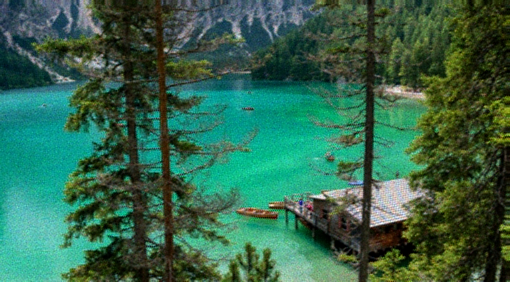
#> input picture random-forest-model/ISR_data/SuperResolution/LR/0807x4m.png, 510 x 282 px, found by its file name; its folder holds only this picture in this run
$ jupyter execute --allow-errors EDA.ipynb   (shell and % lines are left out)
#> lines starting #> are read from the running program, lines starting #| are printed output that depends on the picture
#> in enhance_and_compare_images, lr_image is the input picture: shape (282, 510, 3); mean B, G, R 76.7, 101.2, 52.4
1. Count the Number of Images in Low Resolution (LR) and High Resolution (HR) Folders

[cell 1]
import os

# Paths for LR and HR images
lr_path = "/content/SuperResolution/LR"
hr_path = "/content/SuperResolution/HR"

# Get the list of files in each directory
lr_images = os.listdir(lr_path)
#> (the rest of this cell did not finish here and is left out)

2. Perform Convolution on LR and HR Images
Description:

We will apply convolution on a sample image from both LR and HR datasets using a simple kernel for edge detection.

[cell 2]
# Import necessary libraries
import cv2
import os
import numpy as np
import matplotlib.pyplot as plt

# Directories for High-Resolution (HR)
hr_directory = "/content/SuperResolution/HR"

# Define different kernels for convolution operations
kernels = {
    "blur": np.ones((5, 5), np.float32) / 25,  # 5x5 average kernel
    "bottom_sobel": np.array([[1, 2, 1], [0, 0, 0], [-1, -2, -1]]),
    "emboss": np.array([[-2, -1, 0], [-1, 1, 1], [0, 1, 2]]),
    "identity": np.array([[0, 0, 0], [0, 1, 0], [0, 0, 0]]),
    "left_sobel": np.array([[1, 0, -1], [2, 0, -2], [1, 0, -1]]),
    "outline": np.array([[-1, -1, -1], [-1, 8, -1], [-1, -1, -1]]),
    "right_sobel": np.array([[-1, 0, 1], [-2, 0, 2], [-1, 0, 1]]),
    "sharpen": np.array([[0, -1, 0], [-1, 5, -1], [0, -1, 0]]),
    "top_sobel": np.array([[-1, -2, -1], [0, 0, 0], [1, 2, 1]]),
}


# Function to apply a filter to the image
def apply_filter(image, kernel):
    """Apply a convolutional filter to the image."""
    return cv2.filter2D(image, -1, kernel)


# Function to process and display convolution results
# [20 lines left out: function process_and_display, not called in this run]


# Process all images in the HR directory
#> (the rest of this cell did not finish here and is left out)

1. Feature Extraction Techniques:
Let's break down the methods we'll use:

first - SIFT (Scale-Invariant Feature Transform): Detects key points and computes descriptors that are invariant to image scale and rotation, allowing for effective feature matching between HR and LR images.

Second - HOG (Histogram of Oriented Gradients): Captures edge and gradient structure, making it effective for object detection and texture analysis.

third - LBP (Local Binary Patterns): Describes the texture of images by encoding local pixel differences, useful for comparing texture between HR and LR images.

. Analysis of Feature Extraction Results:

first - SIFT (Scale-Invariant Feature Transform):
HR Images: We expect a higher number of keypoints and descriptors, capturing fine details such as textures and corners.
LR Images: Fewer keypoints and descriptors will be detected, and details may be lost due to lower resolution.

Second - HOG (Histogram of Oriented Gradients):
HR Images: The HOG representation will show strong edge detection with more refined gradients, especially around object boundaries.
LR Images: The edge detection will be less sharp, with fewer gradients due to pixelation and the loss of fine details.

Third - LBP (Local Binary Patterns):
HR Images: LBP should highlight textures, with high variation and clearer patterns across local regions.
LR Images: LBP may not capture as many detailed patterns, as the texture will appear more uniform and pixelated.

[cell 3]
import cv2
import os
import numpy as np
import matplotlib.pyplot as plt
from skimage.feature import hog, local_binary_pattern
from skimage import exposure
from skimage.color import rgb2gray2

# Directories for High-Resolution (HR) and Low-Resolution (LR) images
hr_directory = "/content/SuperResolution/HR"
lr_directory = "/content/SuperResolution/LR"

# Parameters for LBP
radius = 3  # LBP radius
n_points = 8 * radius  # Number of points considered in LBP


# Function to extract and visualize SIFT features
# [75 lines left out: functions extract_sift, extract_hog, extract_lbp, process_and_display_features, not called in this run]


# Process HR and LR images
#> (the rest of this cell did not finish here and is left out)

Results and Insights
Edge Detection: The analysis may reveal that HR images maintain clearer and more pronounced edges compared to LR images, illustrating the impact of resolution on edge fidelity.

Texture Features: The LBP and HOG results could show a loss of texture details in LR images, indicating how critical image resolution is for capturing fine-grained textures.

Keypoints: The number of detected keypoints may differ significantly between HR and LR images, which can affect tasks such as image matching and recognition. The insights gained from the SIFT comparison can help assess the robustness of feature extraction techniques in varying resolutions.

Conclusion
This analysis demonstrates the significant impact of image resolution on feature extraction methods. Understanding these differences is essential for developing effective super-resolution algorithms that aim to reconstruct high-quality images from their low-resolution counterparts. The results of this analysis can inform future research and applications in image processing and computer vision.

[cell 4]
import cv2
import os
import numpy as np
import matplotlib.pyplot as plt
from skimage.feature import local_binary_pattern, hog
from skimage.color import rgb2gray
from skimage import exposure

# SIFT requires opencv-contrib-python
sift = cv2.SIFT_create()

# Directories for High-Resolution (HR) and Low-Resolution (LR) images
hr_directory = "/content/SuperResolution/HR"
lr_directory = "/content/SuperResolution/LR"

# Define different kernels for convolution operations (used for edge detection)
kernels = {
    "bottom_sobel": np.array([[1, 2, 1], [0, 0, 0], [-1, -2, -1]]),
    "outline": np.array([[-1, -1, -1], [-1, 8, -1], [-1, -1, -1]]),
    "sharpen": np.array([[0, -1, 0], [-1, 5, -1], [0, -1, 0]]),
}


def apply_filter(image, kernel):
    """Apply a convolutional filter to the image (for edge detection)."""
    return cv2.filter2D(image, -1, kernel)


# [132 lines left out: functions process_edge_comparison, process_texture_comparison, process_keypoint_comparison, compare_hr_lr_features, not called in this run]


# Process HR and LR images in their respective directories
#> (the rest of this cell did not finish here and is left out)

Techniques Used
We will apply the following techniques to enhance the LR images:

Histogram Equalization:

This technique enhances the contrast of the image by redistributing the intensity values. It helps in making features in the image more visible.
Unsharp Masking:

Unsharp masking is an edge enhancement technique. It involves blurring the image slightly and then subtracting this blurred version from the original image, which emphasizes edges and fine details.
Bilateral Filtering:

Bilateral filtering is used to smooth the image while preserving edges. It reduces noise and maintains the edges, which is essential for maintaining the overall structure of the image.

[cell 5]
import cv2
import numpy as np
import matplotlib.pyplot as plt
import os

# Define the directory containing the low-resolution images
lr_directory = "/content/SuperResolution/LR"  # Change this path as necessary


def histogram_equalization(image):
    """Apply histogram equalization to the input image."""
    gray_image = cv2.cvtColor(image, cv2.COLOR_BGR2GRAY)
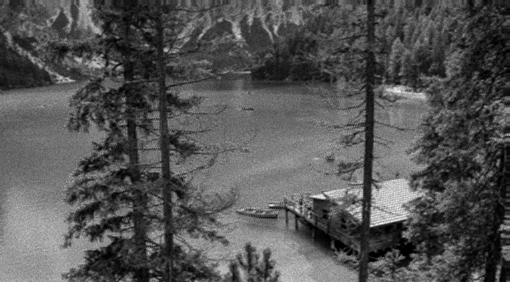
#> gray_image: shape (282, 510); min 0, max 245, mean 83.8
    equalized_image = cv2.equalizeHist(gray_image)
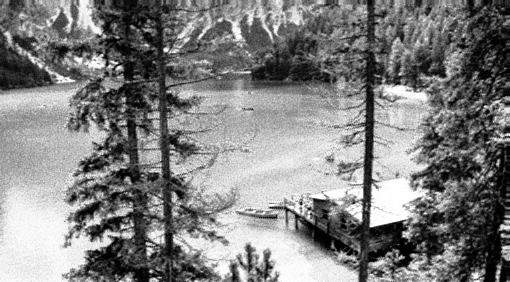
#> equalized_image: shape (282, 510); min 0, max 255, mean 128.1
    return equalized_image


def unsharp_mask(image, sigma=1.0, strength=1.5):
    """Apply unsharp masking to enhance edges."""
#> called with sigma = 1, strength = 1.5
    blurred = cv2.GaussianBlur(image, (5, 5), sigma)
    sharpened = cv2.addWeighted(image, 1 + strength, blurred, -strength, 0)
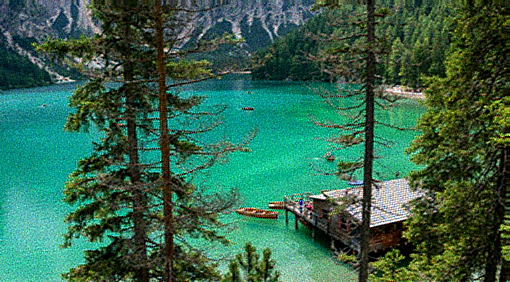
#> sharpened: shape (282, 510, 3); mean B, G, R 77.3, 101.3, 53
    return sharpened


def bilateral_filter(image, diameter=15, sigma_color=75, sigma_space=75):
    """Apply bilateral filtering to enhance the image while preserving edges."""
#> called with diameter = 15, sigma_color = 75, sigma_space = 75
    filtered_image = cv2.bilateralFilter(image, diameter, sigma_color, sigma_space)
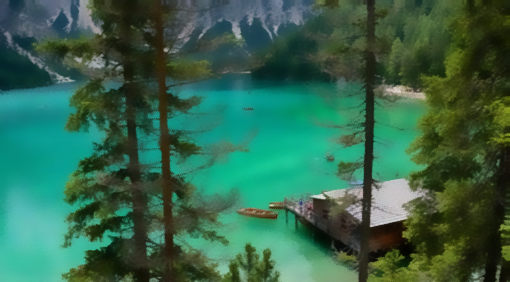
#> filtered_image: shape (282, 510, 3); mean B, G, R 76.4, 100.9, 51.9
    return filtered_image


# Define a function to enhance LR images and display comparisons
def enhance_and_compare_images():
    for lr_filename in os.listdir(lr_directory):
        if lr_filename.endswith(".png") or lr_filename.endswith(".jpg"):
            lr_image_path = os.path.join(lr_directory, lr_filename)
            lr_image = cv2.imread(lr_image_path)

            # Enhance images using different methods
            enhanced_hist_eq = histogram_equalization(lr_image)
            enhanced_unsharp = unsharp_mask(lr_image)
            enhanced_bilateral = bilateral_filter(lr_image)

            # Display the original and enhanced images
            plt.figure(figsize=(15, 10))

            plt.subplot(2, 2, 1)
            plt.imshow(cv2.cvtColor(lr_image, cv2.COLOR_BGR2RGB))
            plt.title("Original LR Image: {}".format(lr_filename))
            plt.axis("off")

            plt.subplot(2, 2, 2)
            plt.imshow(cv2.cvtColor(enhanced_hist_eq, cv2.COLOR_BGR2RGB), cmap="gray")
            plt.title("Enhanced Image with Histogram Equalization")
            plt.axis("off")

            plt.subplot(2, 2, 3)
            plt.imshow(cv2.cvtColor(enhanced_unsharp, cv2.COLOR_BGR2RGB))
            plt.title("Enhanced Image with Unsharp Masking")
            plt.axis("off")

            plt.subplot(2, 2, 4)
            plt.imshow(cv2.cvtColor(enhanced_bilateral, cv2.COLOR_BGR2RGB))
            plt.title("Enhanced Image with Bilateral Filtering")
            plt.axis("off")

            plt.show()
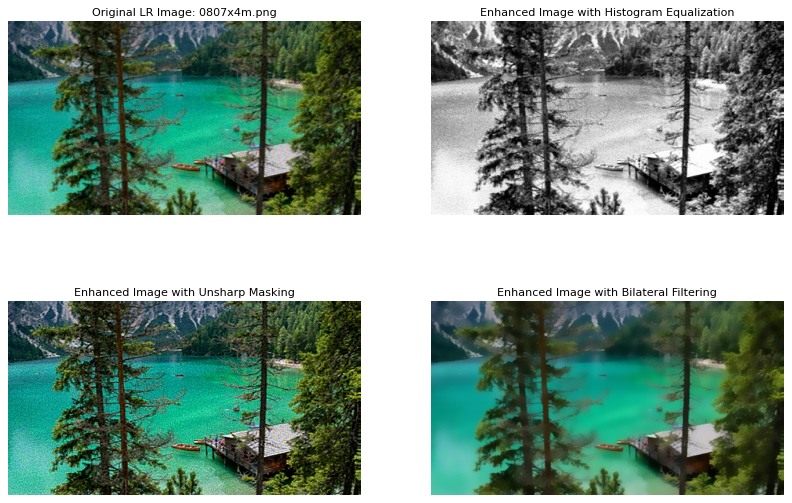
#> figure drawn by matplotlib, 4 panels


# Run the enhancement and comparison function
enhance_and_compare_images()

$ run again, on random-forest-model/ISR_data/SuperResolution/LR/0811x4m.png
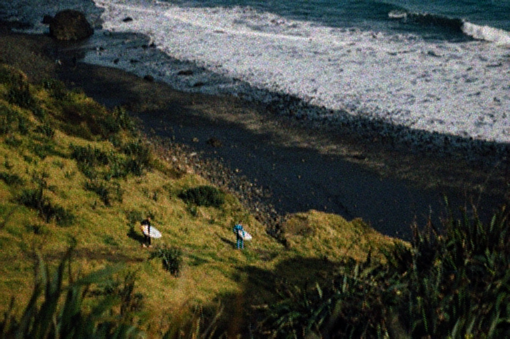
#> input picture random-forest-model/ISR_data/SuperResolution/LR/0811x4m.png, 510 x 339 px, found by its file name
#> in enhance_and_compare_images, lr_image is the input picture: shape (339, 510, 3); mean B, G, R 56.2, 69.2, 67.8
#> in histogram_equalization, `equalized_image = cv2.equalizeHist(gray_image)`:
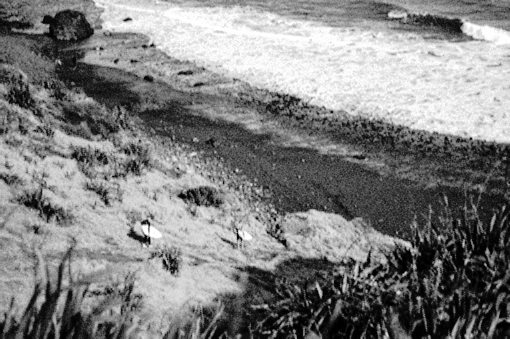
#> equalized_image: shape (339, 510); min 0, max 255, mean 128.5
#> in enhance_and_compare_images, `plt.show()`:
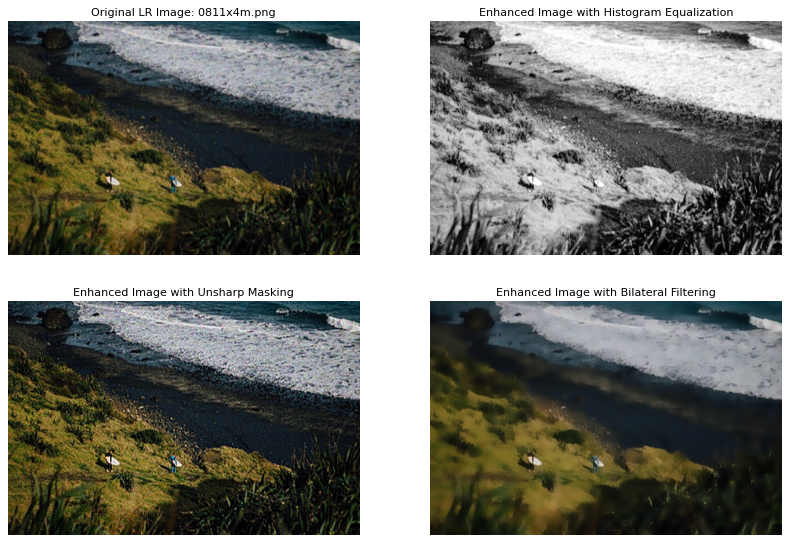
#> figure drawn by matplotlib, 4 panels

$ run again, on random-forest-model/ISR_data/SuperResolution/LR/0812x4m.png
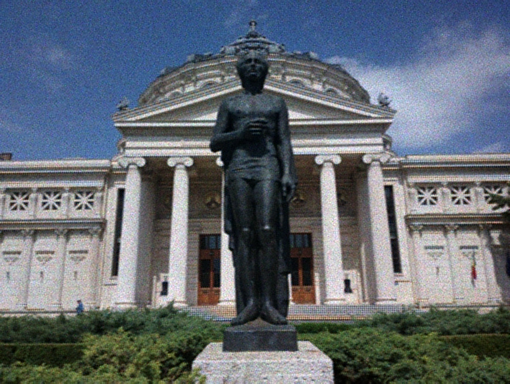
#> input picture random-forest-model/ISR_data/SuperResolution/LR/0812x4m.png, 510 x 384 px, found by its file name
#> in enhance_and_compare_images, lr_image is the input picture: shape (384, 510, 3); mean B, G, R 114.5, 105.9, 98.3
#> in histogram_equalization, `equalized_image = cv2.equalizeHist(gray_image)`:
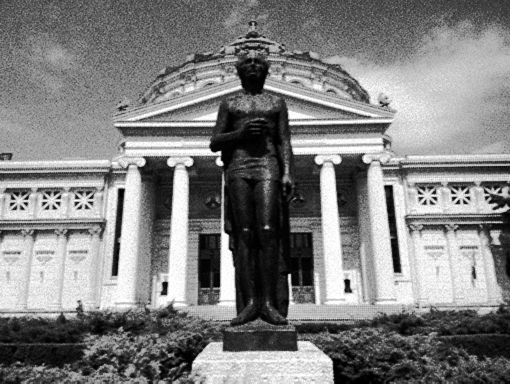
#> equalized_image: shape (384, 510); min 0, max 255, mean 128.3
#> in enhance_and_compare_images, `plt.show()`:
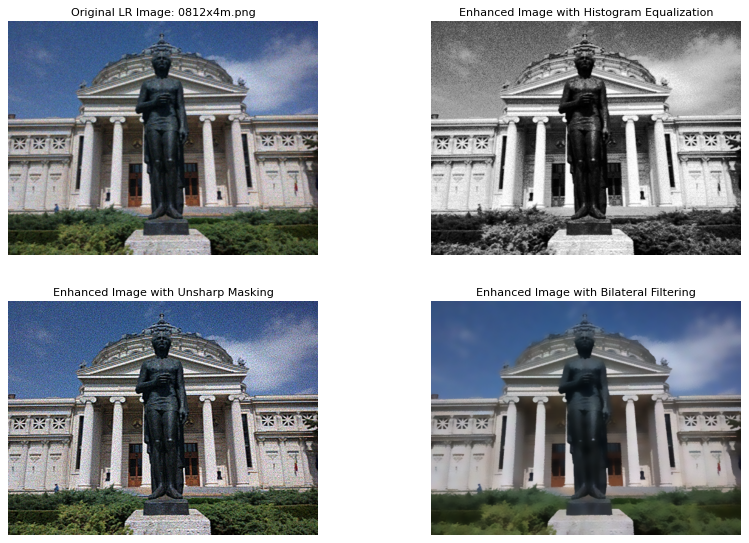
#> figure drawn by matplotlib, 4 panels

$ run again, on random-forest-model/ISR_data/SuperResolution/LR/0813x4m.png
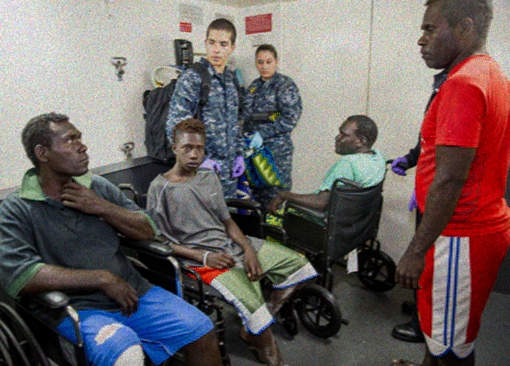
#> input picture random-forest-model/ISR_data/SuperResolution/LR/0813x4m.png, 510 x 366 px, found by its file name
#> in enhance_and_compare_images, lr_image is the input picture: shape (366, 510, 3); mean B, G, R 99.4, 99.9, 110.9
#> in histogram_equalization, `equalized_image = cv2.equalizeHist(gray_image)`:
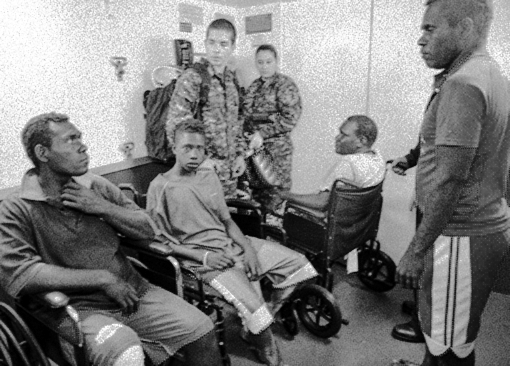
#> equalized_image: shape (366, 510); min 0, max 255, mean 127.4
#> in enhance_and_compare_images, `plt.show()`:
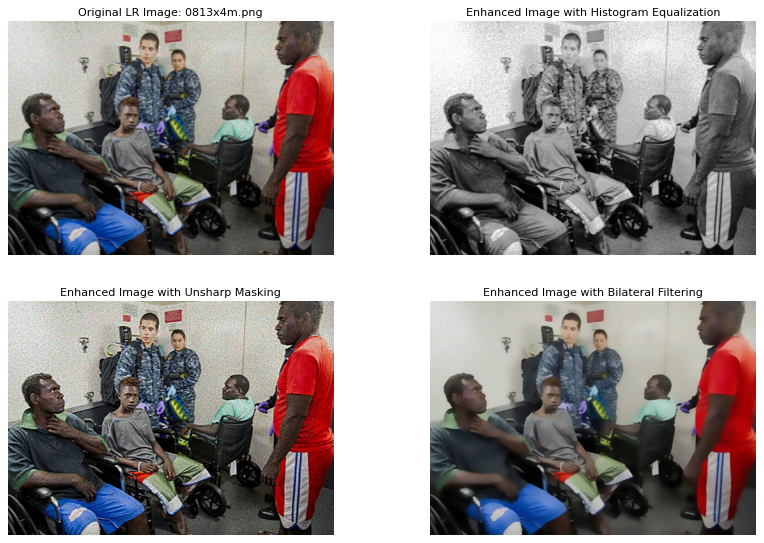
#> figure drawn by matplotlib, 4 panels
